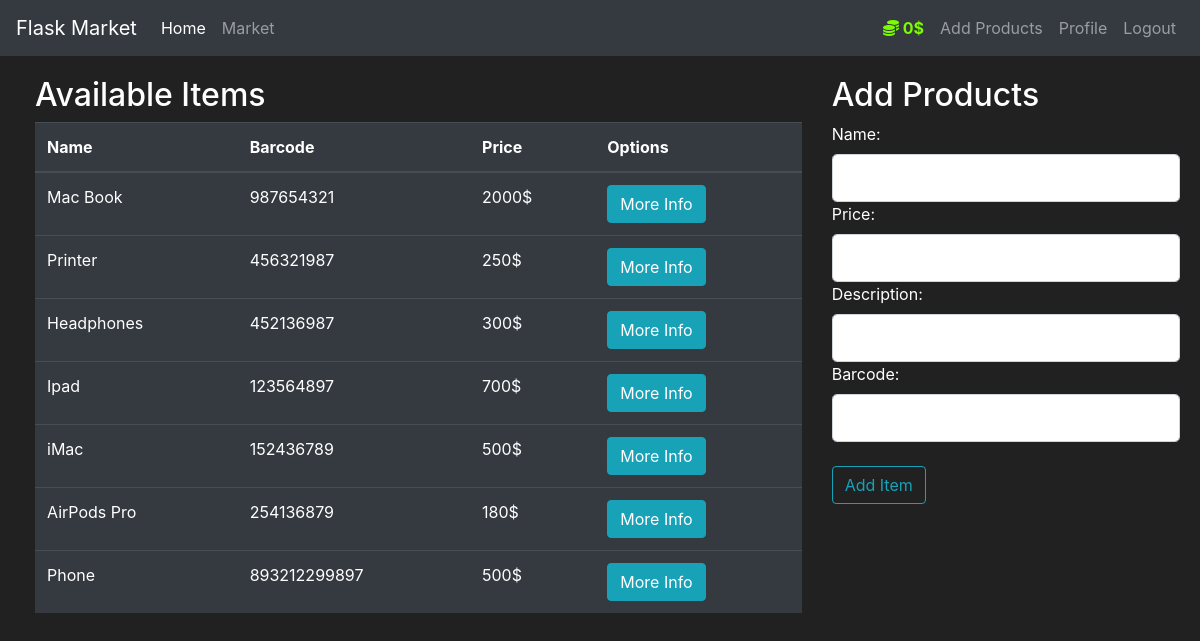
The page /admin (signed in) on the database its author committed.
### app/models.py (models this page shows, shortened)
class User(db.Model, UserMixin): # Creating a User class which inherits from db.Model, where Model is a class in SQLAlchemy which is a base class for all models in SQLAlchemy. Here Model class is being accessed through db object.
    id = db.Column(db.Integer(), primary_key=True)
    username = db.Column(db.String(length=30), nullable=False, unique=True)
    email_address = db.Column(db.String(length=50), nullable=False, unique=True)
    password_hash = db.Column(db.String(length=60), nullable=False)
    budget = db.Column(db.Integer(), nullable=False, default=10000)
    items = db.relationship('Item', backref='owned_user', lazy=True)
    @property # This decorator allows you to access the method (password) as if it were an attribute. It allows you to use @password.setter or @password.deleter
    def password(self):
        raise AttributeError("Password cannot be accessed directly.")
    @password.setter # When you assign a value to the password attribute (e.g., user_to_create.password = form.password1.data), the setter is called.
    def password(self, plain_text_password): # Function name should be the same as the property name.
        self.password_hash = bcrypt.generate_password_hash(plain_text_password).decode('utf-8')
    @property # This decorator allows you to access the method (prettier_budget) as if it were an attribute.
    def prettier_budget(self): # This function is used to display the budget in a prettier format.
        if len(str(self.budget)) >= 4:
            return f'{str(self.budget)[:-3]},{str(self.budget)[-3:]}$'
        else:
            return f"{self.budget}$"
    @property
    def is_admin(self):
        return self.username == "Shaik"

class Item(db.Model):
    id = db.Column(db.Integer(), primary_key=True)
    name = db.Column(db.String(length=30), nullable=False, unique=True)
    price = db.Column(db.Integer(), nullable=False)
    barcode = db.Column(db.String(length=12), nullable=False, unique=True)
    description = db.Column(db.String(length=1024), nullable=False)
    owner = db.Column(db.Integer(), db.ForeignKey('user.id'))

### app/routes.py (the view, shortened to what this page needs)
@app.route('/admin', methods=['GET', 'POST'])
def admin_page():
    form = AddItems()
    purchase_form = PurchaseForm()
    if request.method == "GET":
        items = Item.query.filter_by(owner=None)
        return render_template('admin.html', items=items, form=form, purchase_form=purchase_form)

### app/forms.py
class AddItems(FlaskForm):
    name = StringField(label='Name:', validators=[DataRequired()])
    price = StringField(label='Price:', validators=[DataRequired()])
    barcode = StringField(label='Barcode:', validators=[DataRequired()])
    description = StringField(label='Description:', validators=[DataRequired()])
    submit = SubmitField(label='Add Item')

class PurchaseForm(FlaskForm):
    submit = SubmitField(label='Yes')

### app/models.py (called while the page is built)
@login_manager.user_loader
def load_user(user_id): # This function is used to load the user by the user_id
    return User.query.get(int(user_id))

### app/templates/admin.html (shortened to what this page needs)
{% extends 'base.html' %}
{% block content %}
<div class="row" style="margin-top:20px; margin-left:20px">
<div class="col-8">
   <h2>Available Items</h2>
   <table class="table table-hover table-dark">
      <thead>
         <tr>
            <th scope="col">Name</th>
            <th scope="col">Barcode</th>
            <th scope="col">Price</th>
            <th scope="col">Options</th>
         </tr>
      </thead>
      <tbody>
         {% for item in items %}
         <tr>
            <td>{{ item.name }}</td>
            <td>{{ item.barcode }}</td>
            <td>{{ item.price }}$</td>
            <td>
               <button class="btn btn-outline btn-info" data-toggle="modal" data-target="#Modal-MoreInfo-{{ item.id }}">More Info</button>
            </td>
         </tr>
         {% endfor %}
      </tbody>
   </table>
</div>
<div class="col-4">
<h2>Add Products</h2>
    <form method="POST" class="form-add_items" style="color:white; margin-right:20px">
    {{ form.name.label(class="form-control-label") }}
    {{ form.name(class="form-control form-control-lg") }}
    {{ form.price.label(class="form-control-label") }}
    {{ form.price(class="form-control form-control-lg") }}
    {{ form.description.label(class="form-control-label") }}
    {{ form.description(class="form-control form-control-lg") }}
    {{ form.barcode.label(class="form-control-label") }}
    {{ form.barcode(class="form-control form-control-lg") }}
        <br>
    {{ form.submit(class="btn btn-outline-info") }}
    </form>
</div>
</div>
{% endblock %}

### app/templates/base.html (shortened to what this page needs)
<!doctype html>
<html lang="en">
   <head>
      <link rel="stylesheet" href="https://cdn.jsdelivr.net/npm/bootstrap@4.5.3/dist/css/bootstrap.min.css">
   </head>
   <body>
    <nav class="navbar navbar-expand-md navbar-dark bg-dark">
      <a class="navbar-brand" href="#">Flask Market</a>
      <div class="collapse navbar-collapse" id="navbarNav">
        <ul class="navbar-nav mr-auto">
            <li class="nav-item active">
                <a class="nav-link" href="{{ url_for('home_page') }}">Home <span class="sr-only">(current)</span></a>
            </li>
            <li class="nav-item">
                <a class="nav-link" href="{{ url_for('market_page') }}">Market</a>
            </li>
        </ul>
          {% if current_user.is_authenticated %}
          <ul class="navbar-nav">
              <li class="nav-item">
                  <a class="nav-link" style="color: lawngreen; font-weight: bold" >
                      <i class="fas fa-coins"></i>
                      {{ current_user.prettier_budget }}
                  </a>
              </li>
              {% if current_user.is_admin %}
              <li class="nav-item">
                  <a class="nav-link" href="{{ url_for('admin_page') }}">Add Products</a>
              </li>
              {% endif %}
              <li class="nav-item">
                  <a class="nav-link" href="#">Profile</a>
              </li>
              <li class="nav-item">
                  <a class="nav-link" href="{{ url_for('logout_page') }}">Logout</a>
              </li>
          </ul>
        {% endif %}
      </div>
    </nav>
    {% block content %}
    {% endblock %}
   </body>
</html>

### app/templates/base.html (style rules this page uses)
body { background-color: #212121; color: white }

### rows shown on the page
User: prettier_budget "0$"
Item: name "Mac Book", barcode "987654321", price "2000"
Item: name "Printer", barcode "456321987", price "250"
Item: name "Headphones", barcode "452136987", price "300"
Item: name "Ipad", barcode "123564897", price "700"
Item: name "iMac", barcode "152436789", price "500"
Item: name "AirPods Pro", barcode "254136879", price "180"
Item: name "Phone", barcode "893212299897", price "500"
